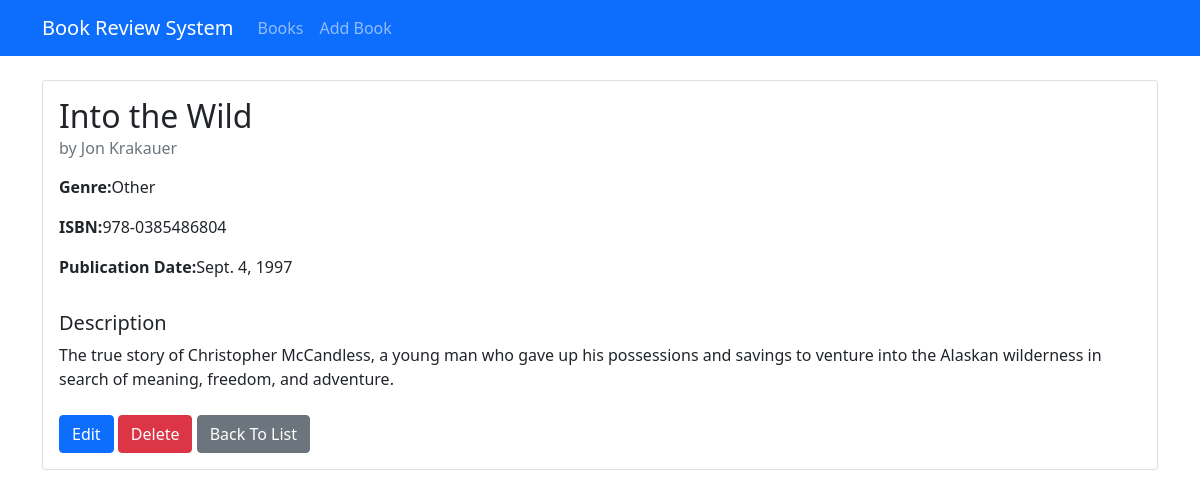
/book/5, run on the app's committed database.
### book/models.py (models this page shows, shortened)
class Book(models.Model):
    GENRE_CHOICHES = [
        ('fiction','Fiction'),
        ('non_fiction','Non_Fiction'),
        ('science','Science'),
        ('technology','Technology'),
        ('history','History'),
        ('other','Other'),
    ]
    title = models.CharField(max_length=200)
    author = models.CharField(max_length=200)
    description = models.TextField()
    genre = models.CharField(max_length=20,choices=GENRE_CHOICHES)
    isbn = models.CharField('ISBN',max_length=20,unique=True)
    publication_date = models.DateField()
    average_rating = models.DecimalField(
        max_digits=3,
        decimal_places=2,
        validators=[MinValueValidator(0), MaxValueValidator(5)],
        default=0
    )
    created_at = models.DateField(auto_now_add=True)
    updated_at = models.DateField(auto_now=True)

### book/views.py (the view)
# urls.py: path('book/<int:pk>', views.book_detail,name='book_detail'),
def book_detail(request,pk):
    books = Book.objects.get(pk=pk)
    return render(request,'book/book_detail.html',{'book':books})

### book/templates/book/book_detail.html (shortened to what this page needs)
{% extends "book/base.html" %}
{% block content %}
<div class='card'>
    <div class="card-body">
        <h2 class="card-title">{{book.title}}</h2>
        <h6 class="card-subtitle mb-3 text-muted">by {{book.author}}</h6>
        <div class="row mb-3">
            <div class="col-md-6">
                <p><strong>Genre:</strong>{{book.get_genre_display}}</p>
                <p><strong>ISBN:</strong>{{book.isbn}}</p>
                <p><strong>Publication Date:</strong>{{book.publication_date}}</p>
            </div>
        </div>
        <h5>Description</h5>
        <p class="card-text">{{book.description}}</p>
        <div class="mt-4">
            <a href="{% url 'book_update' book.pk %}" class="btn btn-primary">Edit</a>
            <a href="{%url 'book_delete' book.pk %}" class="btn btn-danger">Delete</a>
            <a href="{% url 'book_list' %}" class="btn btn-secondary">Back To List</a>
        </div>
    </div>
</div>
{% endblock content %}

### data on the page
Book: title "Into the Wild", author "Jon Krakauer", genre "Other", isbn "978-0385486804", publication_date "Sept. 4, 1997", description "The true story of Christopher McCandless, a young man who gave up his possessions and savings to venture into the Alaskan wilderness in search of meaning, freedom, and adventure."
